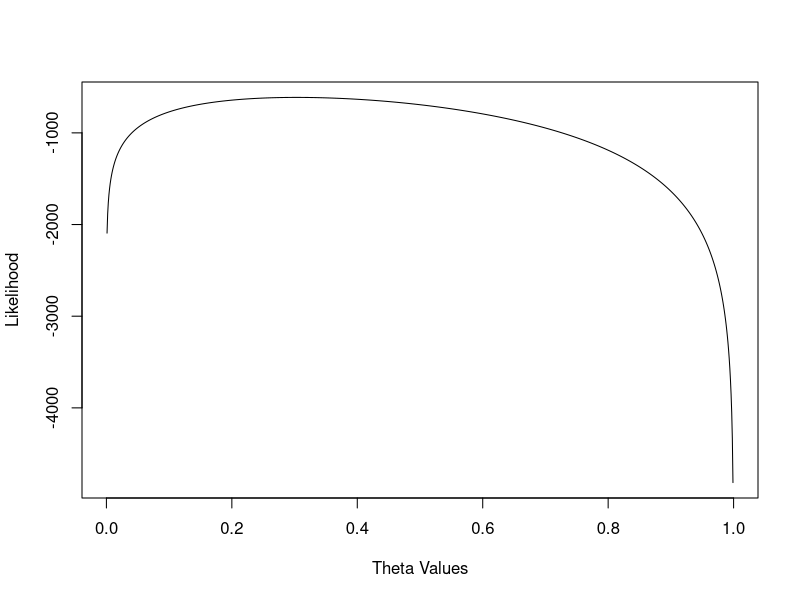
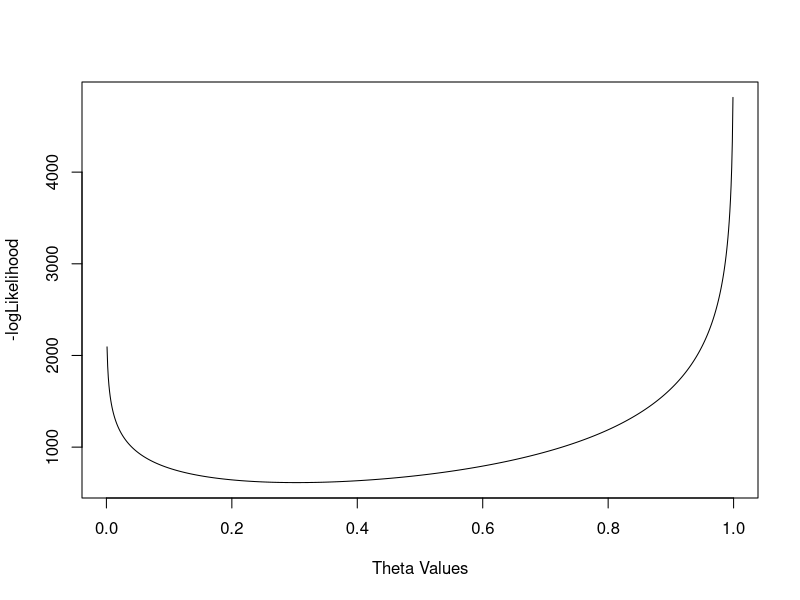

R code for these plots, in order:
#How can we estimate unknown parameter values from a set of data?

#Generate a set of random Bernoulli data with known p
n = 1
p = 0.3
samples = 1000
Y = rbinom(samples, n, p)

mean(Y) / 1
#Maximum likelihood estimator

#What does the probability distribution of a Binomial look like?
#Take the log; sum for each value of Y

#The value of theta which maximizes this sum is the 'maximum likelihood' estimate

#Can be solved analytically using calculus because it's simple

#Function to do this in R (typically we call the vector of parameters 'theta')

loglike = function(theta, n, y){

sum(y*log(theta) + (n-y)*log(1-theta))
}

loglike(theta=0.7, n=1, y=Y)
loglike(theta=0.1, n=1, y=Y)
loglike(theta=0.3, n=1, y=Y)

#Plot this to get a better idea of what's going on

#First, generate sequence of theta values from 0 to 1

theta.seq = seq(0.001,0.999,0.001)

#Generate likelihoods for each theta.seq value using the function and our data
#First, make a vector to hold the theta.seq values and corresponding likelihoods
like.output = vector(length=length(theta.seq))

for (i in 1:length(theta.seq)){
  like.output[i] = loglike(theta=theta.seq[i],n=1,y=Y)
}

plot(theta.seq,like.output,xlab='Theta Values', ylab='Likelihood', type='l')

#Maximized at around 0.3 - what if we wanted to calculate the exact value?

#Alternative - demonstrate optim() function in R
#Optim looks for global minima, not maximia, so we need to flip our curve
#Define a new function negloglike

negloglike = function(theta, n, y){

-(sum(y*log(theta) + (n-y)*log(1-theta)))
}

neg.like.output = vector(length=length(theta.seq))

for (i in 1:length(theta.seq)){
  neg.like.output[i] = negloglike(theta=theta.seq[i],n=1,y=Y)
}
plot(theta.seq,neg.like.output,xlab='Theta Values', ylab='-logLikelihood', type='l')

#Now use optim() to find minimum

help(optim)

mle.out=optim(par=0.5, negloglike, method="L-BFGS-B",
lower=c(0.0001), upper=c(0.9999), hessian=T, n=1, y=Y )

mle.out

mean(Y)
#Same answer - because ML estimator (obtained via calculus) for binomial is the mean

#CIs from optim(): standard error is the square root of the inverse of the hessian matrix

se = sqrt(solve(mle.out$hessian))
ci = c(mle.out$par-1.96*se,mle.out$par+1.96*se)
ci


#Likelihood ratio test for hypotheses

#Null hypothesis (which we know to be true)
theta.null = 0.3

#Our obtained value
theta.alt = mle.out$par

#Calculation of deviance, or likelihood ratio
#Deviance is equal to 2*the difference between log(null) - log(alternative))

deviance = function(theta.null, theta.alt, n, y){
  -2*((sum(y*log(theta.null) + (n-y)*log(1-theta.null))) - 
    (sum(y*log(theta.alt) + (n-y)*log(1-theta.alt))))    
}
  
TS = deviance(theta=theta.null, theta.alt=theta.alt, n=1, y=Y)

#Deviance is distributed chi-square with one degree of freedom

critvalue = qchisq(0.95,1)

pvalue = 1-pchisq(TS,1)

critvalue

TS

pvalue